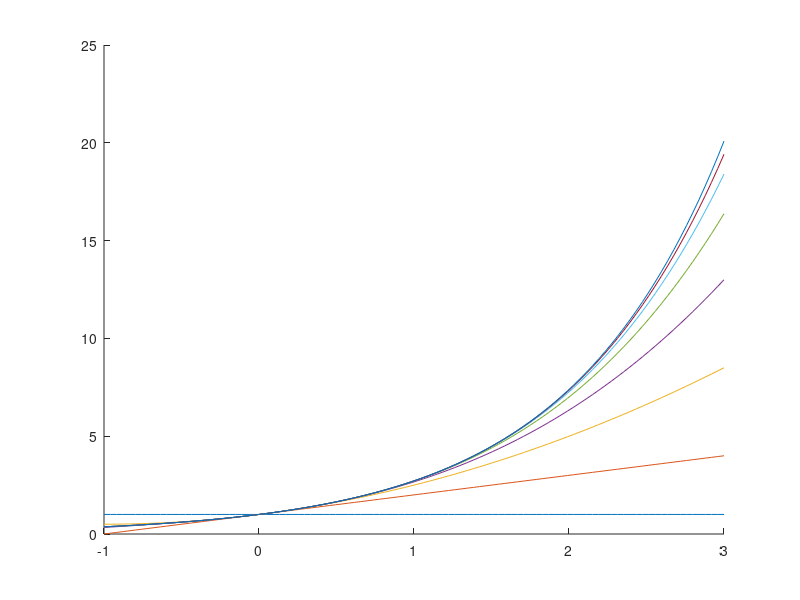

This chart was generated by the following MATLAB code:

% 3. 
hold on
x = linspace(-1, 3, 100)

% separate case for first degree
f = @(x) ones(size(x))

plot(x, f(x))

% the rest of the polynomoials
% simplified, since we know that x0 = 0
for k = 1:6
  f = @(x) f(x) + (x.^k) / factorial(k)
  plot(x, f(x))
endfor

plot(x, @exp(x))
